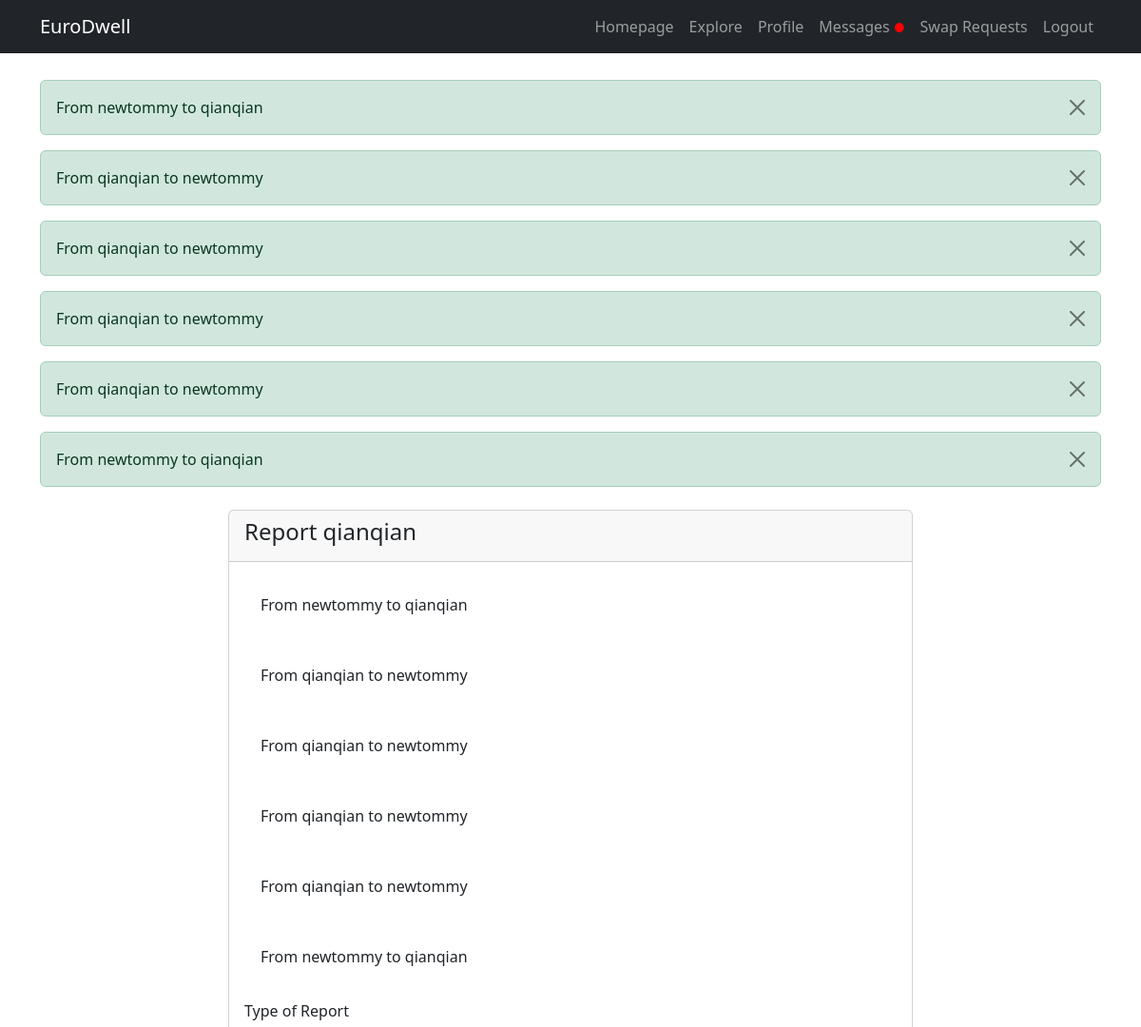
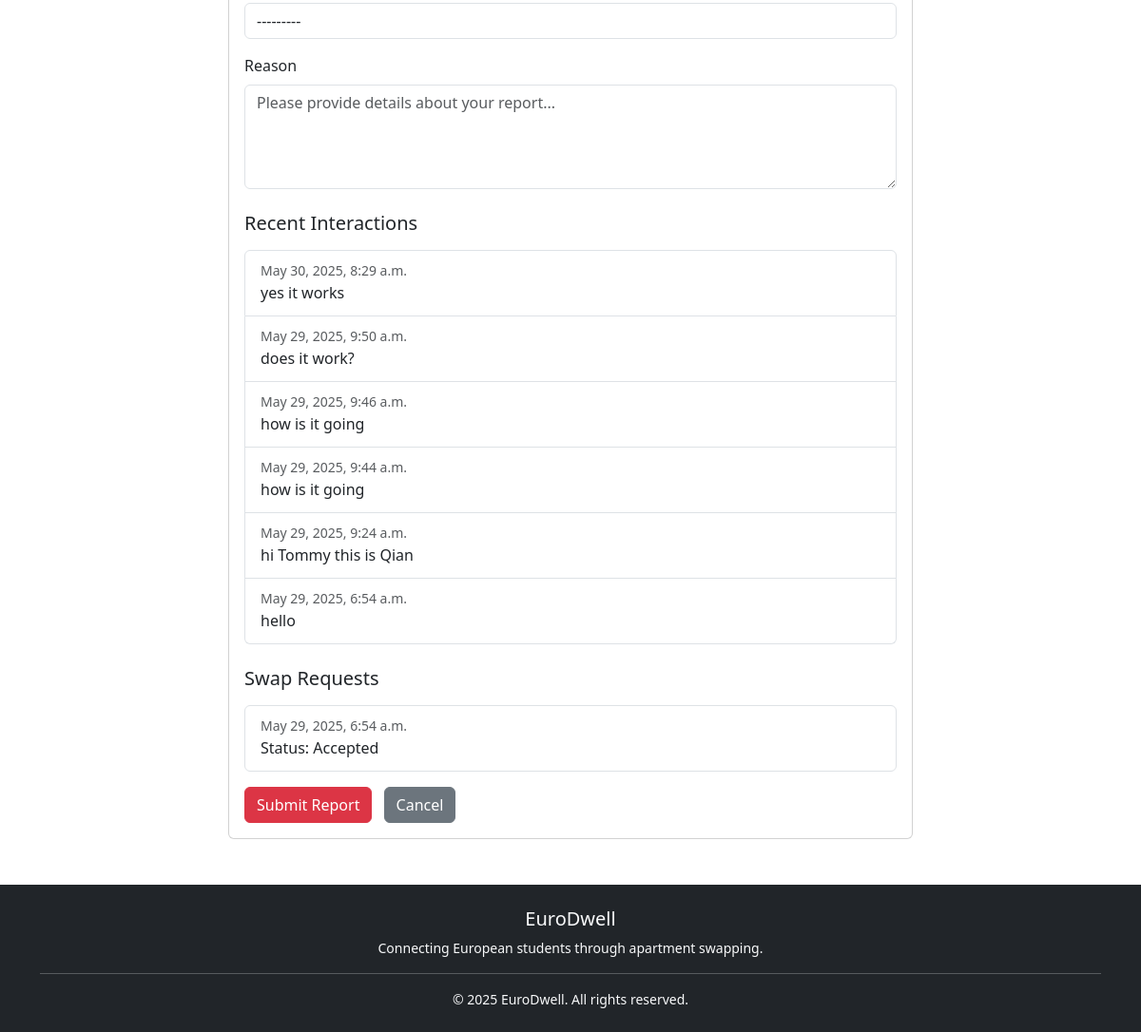
Screenshot of /report/6/ (signed in) with the database file from the repository (2 pictures, top to bottom).
### app/models.py (models this page shows, shortened)
class Message(models.Model):
    sender = models.ForeignKey(User, related_name="sent_messages", on_delete=models.CASCADE)
    receiver = models.ForeignKey(User, related_name="received_messages", on_delete=models.CASCADE)
    content = models.TextField()
    created_at = models.DateTimeField(auto_now_add=True)  #  Add this line
    is_read = models.BooleanField(default=False)
    def __str__(self):
        return f"From {self.sender} to {self.receiver}"

class SwapRequest(models.Model):
    requester = models.ForeignKey(User, on_delete=models.CASCADE, related_name="sent_requests")
    recipient = models.ForeignKey(User, on_delete=models.CASCADE, related_name="received_requests")
    apartment_requested = models.ForeignKey(Apartment, on_delete=models.CASCADE, related_name="requests")
    apartment_offered = models.ForeignKey(Apartment, on_delete=models.CASCADE, related_name="offers", null=True, blank=True)
    status_choices = [('Pending', 'Pending'), ('Accepted', 'Accepted'), ('Declined', 'Declined')]
    status = models.CharField(max_length=10, choices=status_choices, default='Pending')
    created_at = models.DateTimeField(auto_now_add=True)
    message = models.TextField(blank=True, null=True)
    swap_start_date = models.DateField(null=True, blank=True)
    swap_end_date = models.DateField(null=True, blank=True)

### app/views.py (the view)
# urls.py: path('report/<int:user_id>/', views.report_user, name='report_user'),
@login_required
def report_user(request, user_id):
    reported_user = get_object_or_404(User, id=user_id)
    has_interaction = Message.objects.filter(
        (Q(sender=request.user) & Q(receiver=reported_user)) |
        (Q(sender=reported_user) & Q(receiver=request.user))
    ).exists() or SwapRequest.objects.filter(
        (Q(requester=request.user) & Q(recipient=reported_user)) |
        (Q(requester=reported_user) & Q(recipient=request.user))
    ).exists()
    if not has_interaction:
        messages.error(request, "You can only report users you've interacted with through messages or swap requests.")
        return redirect('user_profile', user_id=user_id)
    if request.method == "POST":
        form = ReportForm(request.POST)
        if form.is_valid():
            report = form.save(commit=False)
            report.reporter = request.user
            report.reported_user = reported_user
            report.save()
            messages.success(request, "Your report has been submitted and will be reviewed by our team.")
            return redirect('user_profile', user_id=user_id)
    else:
        form = ReportForm()
    context = {
        'form': form,
        'reported_user': reported_user,
        'messages': Message.objects.filter(
            (Q(sender=request.user) & Q(receiver=reported_user)) |
            (Q(sender=reported_user) & Q(receiver=request.user))
        ).order_by('-created_at'),
        'swap_requests': SwapRequest.objects.filter(
            (Q(requester=request.user) & Q(recipient=reported_user)) |
            (Q(requester=reported_user) & Q(recipient=request.user))
        ).order_by('-created_at')
    }
    return render(request, 'report_user.html', context)

### app/forms.py
class ReportForm(forms.ModelForm):
    class Meta:
        model = Report
        fields = ['report_type', 'reason']
        widgets = {
            'reason': forms.Textarea(attrs={'rows': 4, 'class': 'form-control', 'placeholder': 'Please provide details about your report...'}),
            'report_type': forms.Select(attrs={'class': 'form-control'})
        }

### app/context_processors.py (called while the page is built)
def unread_message_count(request):
    if request.user.is_authenticated:
        count = Message.objects.filter(receiver=request.user, is_read=False).count()
        return {'unread_message_count': count}
    return {}

def pending_swap_requests_count(request):
    if request.user.is_authenticated:
        count = SwapRequest.objects.filter(
            apartment_requested__user=request.user,
            status='Pending'
        ).count()
        return {'pending_swap_requests_count': count}
    return {}

### app/templates/report_user.html (shortened to what this page needs)
{% extends 'base.html' %}
{% block content %}
<div class="container mt-4">
    <div class="row justify-content-center">
        <div class="col-md-8">
            <div class="card">
                <div class="card-header">
                    <h4>Report {{ reported_user.username }}</h4>
                </div>
                <div class="card-body">
                    {% if messages %}
                        {% for message in messages %}
                            <div class="alert alert-{{ message.tags }}">{{ message }}</div>
                        {% endfor %}
                    {% endif %}
                    <form method="post">
                        <div class="mb-3">
                            <label for="{{ form.report_type.id_for_label }}" class="form-label">Type of Report</label>
                            {{ form.report_type }}
                        </div>
                        <div class="mb-3">
                            <label for="{{ form.reason.id_for_label }}" class="form-label">Reason</label>
                            {{ form.reason }}
                        </div>
                        {% if messages %}
                            <h5 class="mt-4">Recent Interactions</h5>
                            <div class="list-group mt-3">
                                {% for message in messages %}
                                    <div class="list-group-item">
                                        <small class="text-muted">{{ message.created_at }}</small>
                                        <p class="mb-1">{{ message.content }}</p>
                                    </div>
                                {% endfor %}
                            </div>
                        {% endif %}
                        {% if swap_requests %}
                            <h5 class="mt-4">Swap Requests</h5>
                            <div class="list-group mt-3">
                                {% for request in swap_requests %}
                                    <div class="list-group-item">
                                        <small class="text-muted">{{ request.created_at }}</small>
                                        <p class="mb-1">Status: {{ request.status }}</p>
                                    </div>
                                {% endfor %}
                            </div>
                        {% endif %}
                        <button type="submit" class="btn btn-danger mt-3">Submit Report</button>
                        <a href="{% url 'user_profile' user_id=reported_user.id %}" class="btn btn-secondary mt-3 ms-2">Cancel</a>
                    </form>
                </div>
            </div>
        </div>
    </div>
</div>
{% endblock %}

### app/templates/base.html (shortened to what this page needs)
<!DOCTYPE html>
<html lang="en">
<head>
    {% load static %}
    <link rel="stylesheet" href="https://cdn.jsdelivr.net/npm/bootstrap@5.3.0/dist/css/bootstrap.min.css">
    <link rel="stylesheet" href="{% static 'app/homepage.css' %}">
</head>
<body style="padding-top: 60px;" class="d-flex flex-column min-vh-100">
    <nav class="navbar navbar-expand-lg navbar-dark bg-dark fixed-top">
        <div class="container">
            <a class="navbar-brand" href="/">EuroDwell</a>
            <div class="collapse navbar-collapse" id="navbarNav">
                <ul class="navbar-nav ms-auto">
                    <li class="nav-item"><a class="nav-link" href="{% url 'homepage' %}">Homepage</a></li>
                    <li class="nav-item"><a class="nav-link" href="{% url 'explore' %}">Explore</a></li>
                    {% if user.is_authenticated %}
                        <li class="nav-item"><a class="nav-link" href="{% url 'profile' %}">Profile</a></li>
                        <li class="nav-item">
                            <a class="nav-link" href="{% url 'chat_inbox' %}">
                              Messages
                              {% if unread_message_count > 0 %}
                                <span style="color: red; font-size: 0.8em;">●</span>
                              {% endif %}
                            </a>
                          </li>
                        <li class="nav-item">
                            <a class="nav-link" href="{% url 'swap_requests' %}">
                                Swap Requests
                            </a>
                        </li>
                        <li class="nav-item"><a class="nav-link" href="{% url 'logout' %}">Logout</a></li>
                    {% else %}
                        <li class="nav-item"><a class="nav-link" href="{% url 'register' %}">Register</a></li>
                        <li class="nav-item"><a class="nav-link" href="{% url 'login' %}">Login</a></li>
                    {% endif %}
                </ul>
            </div>
        </div>
    </nav>
    <div class="container mt-4 flex-grow-1">
        {% if messages %}
            {% for message in messages %}
                <div class="alert alert-success alert-dismissible fade show" role="alert">
                    {{ message }}
                    <button type="button" class="btn-close" data-bs-dismiss="alert" aria-label="Close"></button>
                </div>
            {% endfor %}
        {% endif %}
        {% block content %}
        {% endblock %}
    </div>
    <footer class="bg-dark text-light py-4 mt-5">
        <div class="container">
            <div class="row">
                <div class="col-md-12 text-center">
                    <h5>EuroDwell</h5>
                    <p class="small">Connecting European students through apartment swapping.</p>
                    <hr class="my-3">
                    <p class="small mb-0">&copy; 2025 EuroDwell. All rights reserved.</p>
                </div>
            </div>
        </div>
    </footer>
</body>
</html>

### app/static/app/homepage.css (style rules this page uses)
form input, form textarea, form select { width: 100%; padding: 0.6rem; border: 1px solid #ccc; border-radius: 5px; }

### rows the page displays
Message: sender+receiver "From newtommy to qianqian", created_at "May 30, 2025, 8:29 a.m.", content "yes it works"
Message: sender+receiver "From qianqian to newtommy", created_at "May 29, 2025, 9:50 a.m.", content "does it work?"
Message: sender+receiver "From qianqian to newtommy", created_at "May 29, 2025, 9:46 a.m.", content "how is it going"
Message: sender+receiver "From qianqian to newtommy", created_at "May 29, 2025, 9:44 a.m.", content "how is it going"
Message: sender+receiver "From qianqian to newtommy", created_at "May 29, 2025, 9:24 a.m.", content "hi Tommy this is Qian"
Message: sender+receiver "From newtommy to qianqian", created_at "May 29, 2025, 6:54 a.m.", content "hello"
SwapRequest: created_at "May 29, 2025, 6:54 a.m.", status "Accepted"

### other values shown
{{ reported_user.username }} "qianqian"
